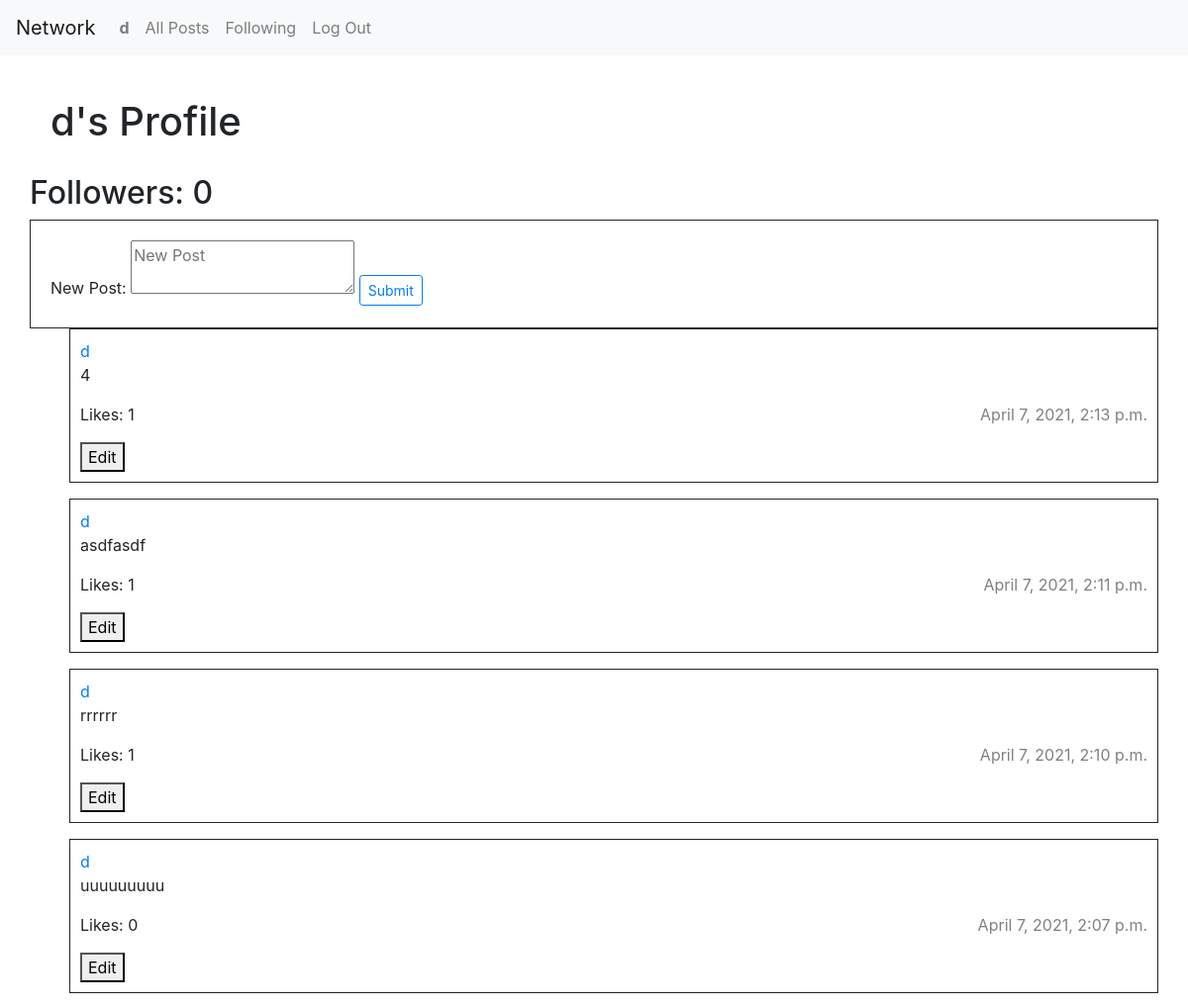
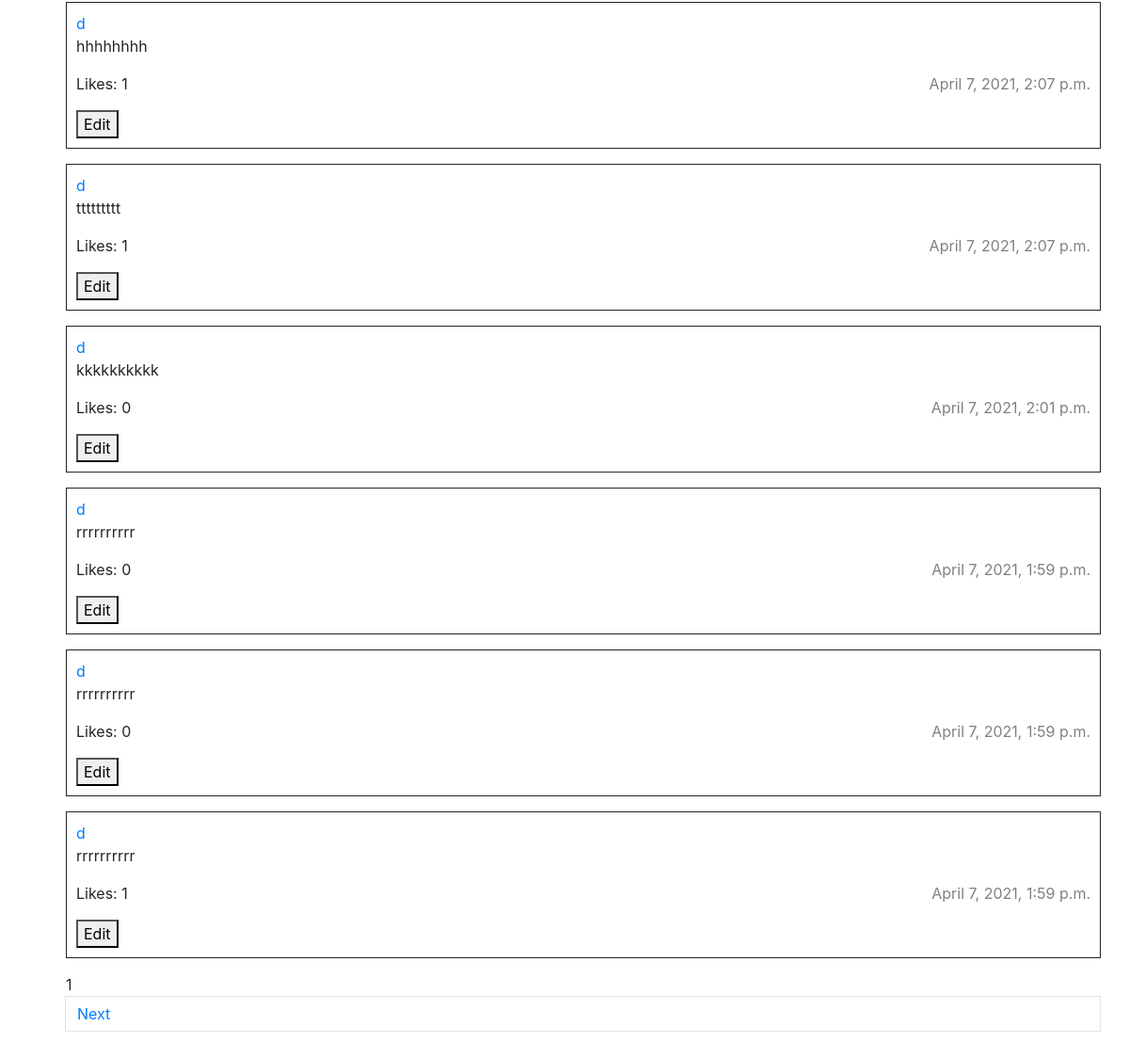
The app's page /post/3 (signed in), older data (2 pictures, top to bottom).
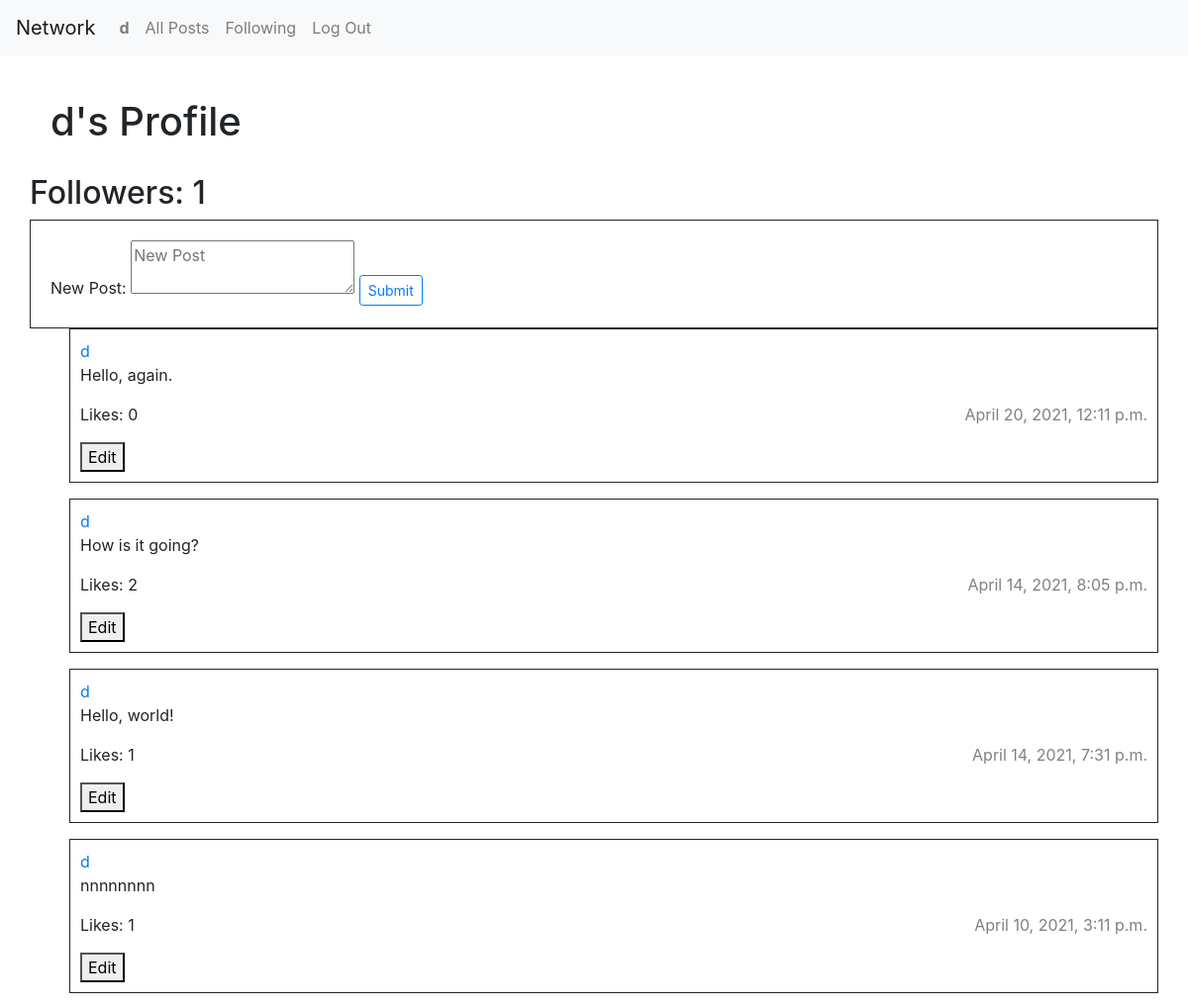
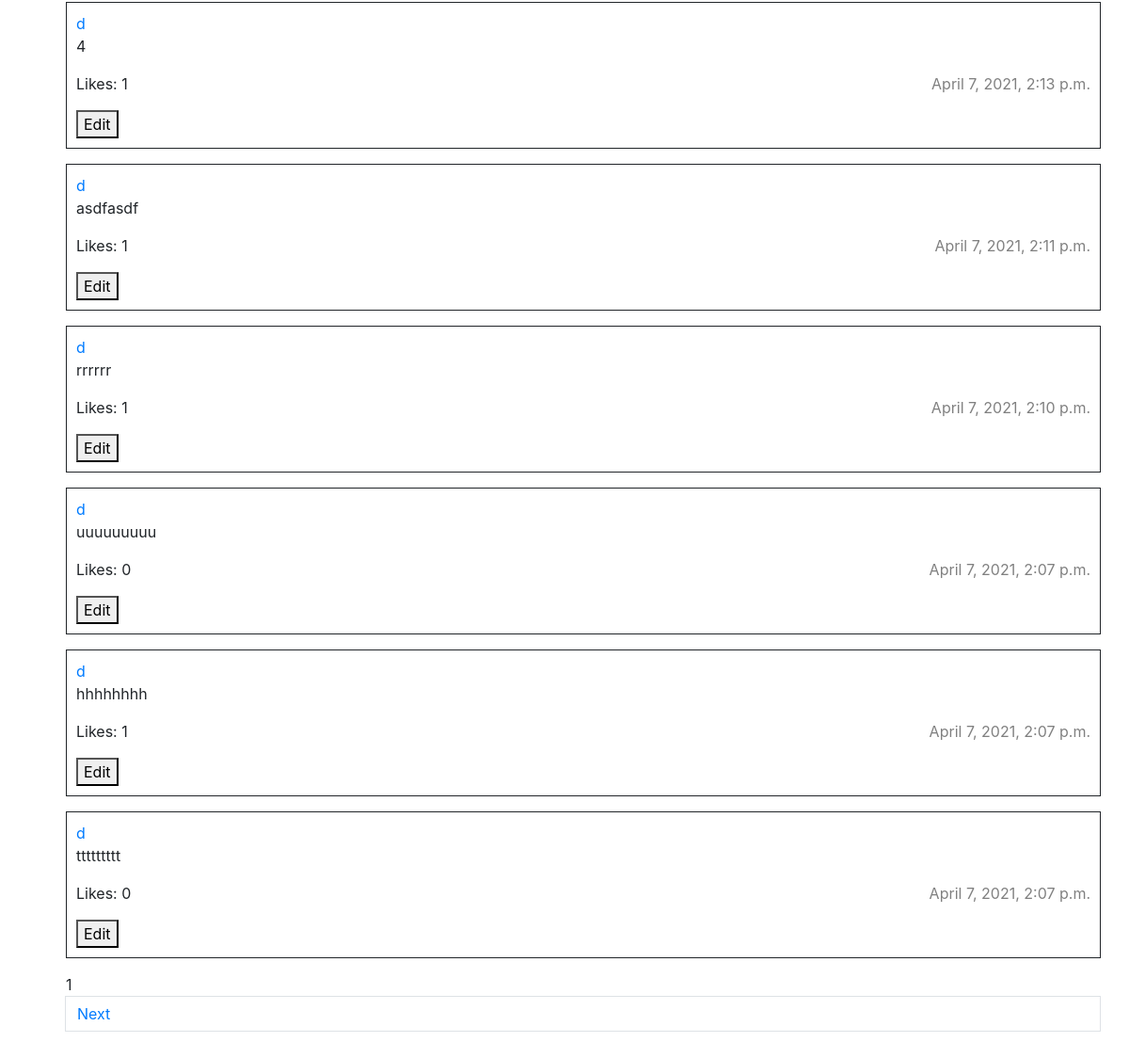
The same page, newer data (2 pictures, top to bottom).
### network/models.py (models this page shows, shortened)
class User(AbstractUser):
    pass

class Post(models.Model):
    author = models.ForeignKey("User", on_delete=models.PROTECT, related_name="posted")
    body = models.TextField(blank=True)
    timestamp = models.DateTimeField(auto_now_add=True)

### network/views.py (the view)
# urls.py: path("post/<int:user_id>", views.index, name="index"),
def index(request, user_id):
    following = True
    view = request.GET.get('view', 0)
    if view != 0:
        user_profile = 'Following Posts'
        try:
            follower = UserUser.objects.get(follower=view)
            following = follower.following.all()
            posts = Post.objects.none()
            for f in following:
                post = Post.objects.filter(author=f.id)
                posts = post | posts
        except ObjectDoesNotExist:
            return render(request, "network/error.html", {
                "error": "You are not following anyone"
            })
    elif user_id > 0:
        user_profile = User.objects.get(id=user_id)
        posts = Post.objects.filter(author=user_profile)
        f = request.user.followers.all()
        if not request.user.followers.filter(following=user_profile.id).exists():
            following = False
    else:
        user_profile = None
        posts = Post.objects.all()
    posts = posts.order_by("-timestamp").all()
    page_number = request.GET.get('page', 1)
    p = Paginator(posts, 10)
    return render(request, "network/index.html", {
        "user_profile": user_profile,
        "page": p.page(page_number),
        "user_profile": user_profile,
        "following": following,
        "like": like,
    })

### network/templates/network/index.html (shortened to what this page needs)
{% extends "network/layout.html" %}
{% load static %}
{% block body %}
    {% if user_profile == "Following Posts" %}
        <h1 class="alert">{{ user_profile }}</h1>
    {% elif user_profile.username %}
        <h1 class="alert">{{ user_profile.username }}'s Profile</h1>
        <h2>Followers: {{ user_profile.followings.count }}</h2>
    {% else %}
        <h1 class="alert">All Posts</h1>
    {% endif %}
    <div id="newPost">
        <form>
            <label>New Post: </label>
            <textarea class="post_body" type="text" placeholder="New Post"></textarea>
            <input type="submit" class="btn btn-sm btn-outline-primary">
        </form>
    </div>
    {% for p in page %}
        <ul>
            <li class="post_item post_{{ p.id }}">
                    <a href="{% url 'index' p.author.id %}">{{ p.author }}</a>
                    <div class="edit_button_{{ p.id }}">
                        <p>{{ p.body }}</div> <span class="timestamp">{{ p.timestamp }}</span></p>
                    <p class="like_counter_{{ p.id }}">Likes: {{ p.likes.count }}</p>
                    {% if p.author.id == user.id %}
                        <button class="edit_button" data-post="{{ p.id }}">Edit</button>
                    {% endif %}
            </li>
        </ul>
    {% endfor %}
    <nav>
        <ul class="post_page">
                <li class="page_item active">
                    <span class="page_link">
                        {{ page.number }}
                    </span>
                </li>
            {% if page.has_next %}
                <li class="page_item">
                    <a class="page-link" href="?page={{ page.next_page_number }}">Next</a>
                </li>
            {% endif %}
        </ul>
    </nav>
{% endblock %}

### network/templates/network/layout.html (shortened to what this page needs)
{% load static %}
<!DOCTYPE html>
<html lang="en">
    <head>
        <link rel="stylesheet" href="https://stackpath.bootstrapcdn.com/bootstrap/4.4.1/css/bootstrap.min.css">
        <link href="{% static 'network/styles.css' %}" rel="stylesheet">
    </head>
    <body>
        <nav class="navbar navbar-expand-lg navbar-light bg-light">
            <a class="navbar-brand" href="#">Network</a>
            <div>
              <ul class="navbar-nav mr-auto">
                {% if user.is_authenticated %}
                    <li class="nav-item">
                        <a class="nav-link" href="{% url 'index' user.id %}"><strong>{{ user.username }}</strong></a>
                    </li>
                {% endif %}
                <li class="nav-item">
                  <a class="nav-link" href="{% url 'index' 0 %}">All Posts</a>
                </li>
                {% if user.is_authenticated %}
                    <li class="nav-item">
                        <a class="nav-link" href="?view={{ user.id }}">Following</a>
                    </li>
                    <li class="nav-item">
                        <a class="nav-link" href="{% url 'logout' %}">Log Out</a>
                    </li>
                {% endif %}
              </ul>
            </div>
          </nav>
        <div class="body">
            {% block body %}
            {% endblock %}
        </div>
    </body>
</html>

Row changes from the older to the newer data that the page shows:
no longer on this page (row unchanged): Post: author "d", body "kkkkkkkkkk", timestamp "April 7, 2021, 2:01 p.m.", likes.count "0"
no longer on this page (row unchanged): Post: author "d", body "rrrrrrrrrr", timestamp "April 7, 2021, 1:59 p.m.", likes.count "0"
no longer on this page (row unchanged): Post: author "d", body "rrrrrrrrrr", timestamp "April 7, 2021, 1:59 p.m.", likes.count "0"
no longer on this page (row unchanged): Post: author "d", body "rrrrrrrrrr", timestamp "April 7, 2021, 1:59 p.m.", likes.count "1"
changed User: followings.count "0" → "1"
added Post: author "d", body "Hello, again.", timestamp "April 20, 2021, 12:11 p.m.", likes.count "0"
added Post: author "d", body "How is it going?", timestamp "April 14, 2021, 8:05 p.m.", likes.count "2"
added Post: author "d", body "Hello, world!", timestamp "April 14, 2021, 7:31 p.m.", likes.count "1"
added Post: author "d", body "nnnnnnnn", timestamp "April 10, 2021, 3:11 p.m.", likes.count "1"
computed for Post "ttttttttt": likes.count "1" → "0"
